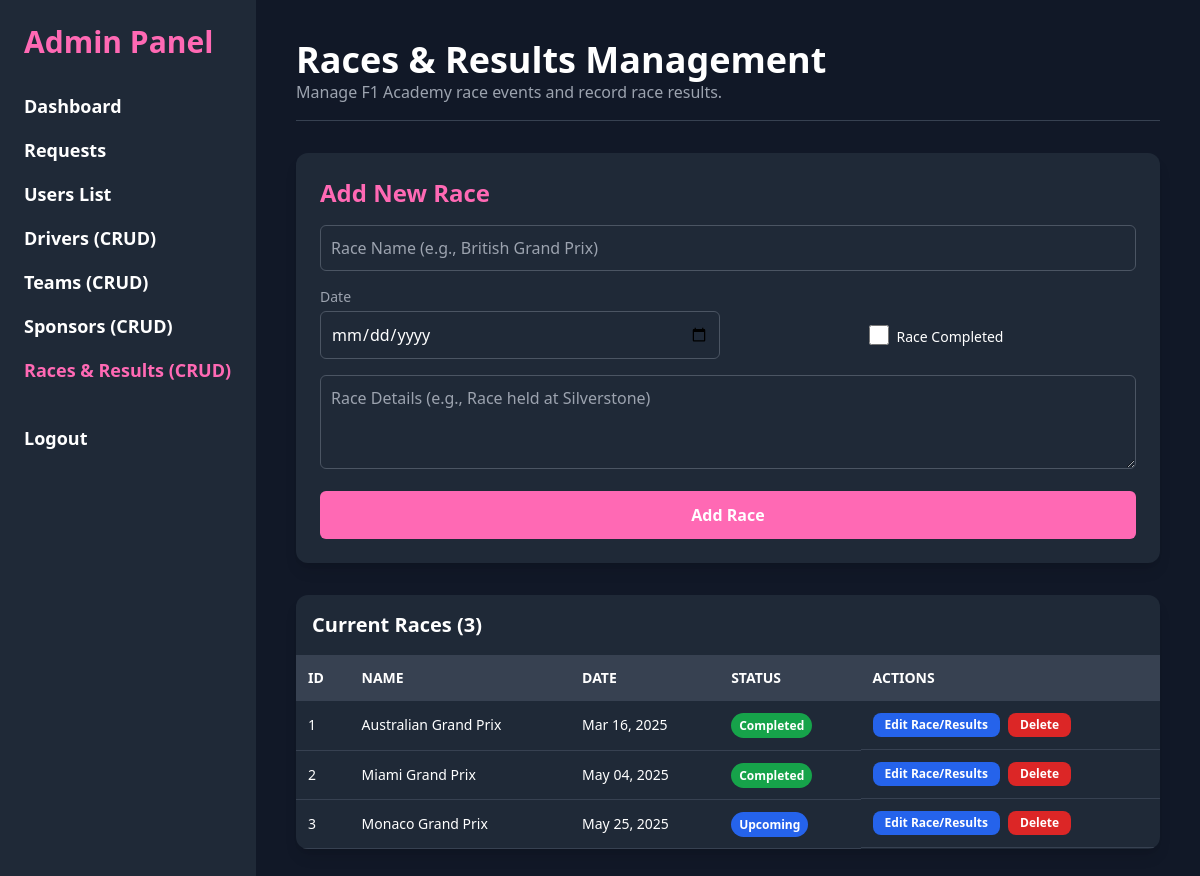
Page /admin_races.php (signed in) on the earlier database version.
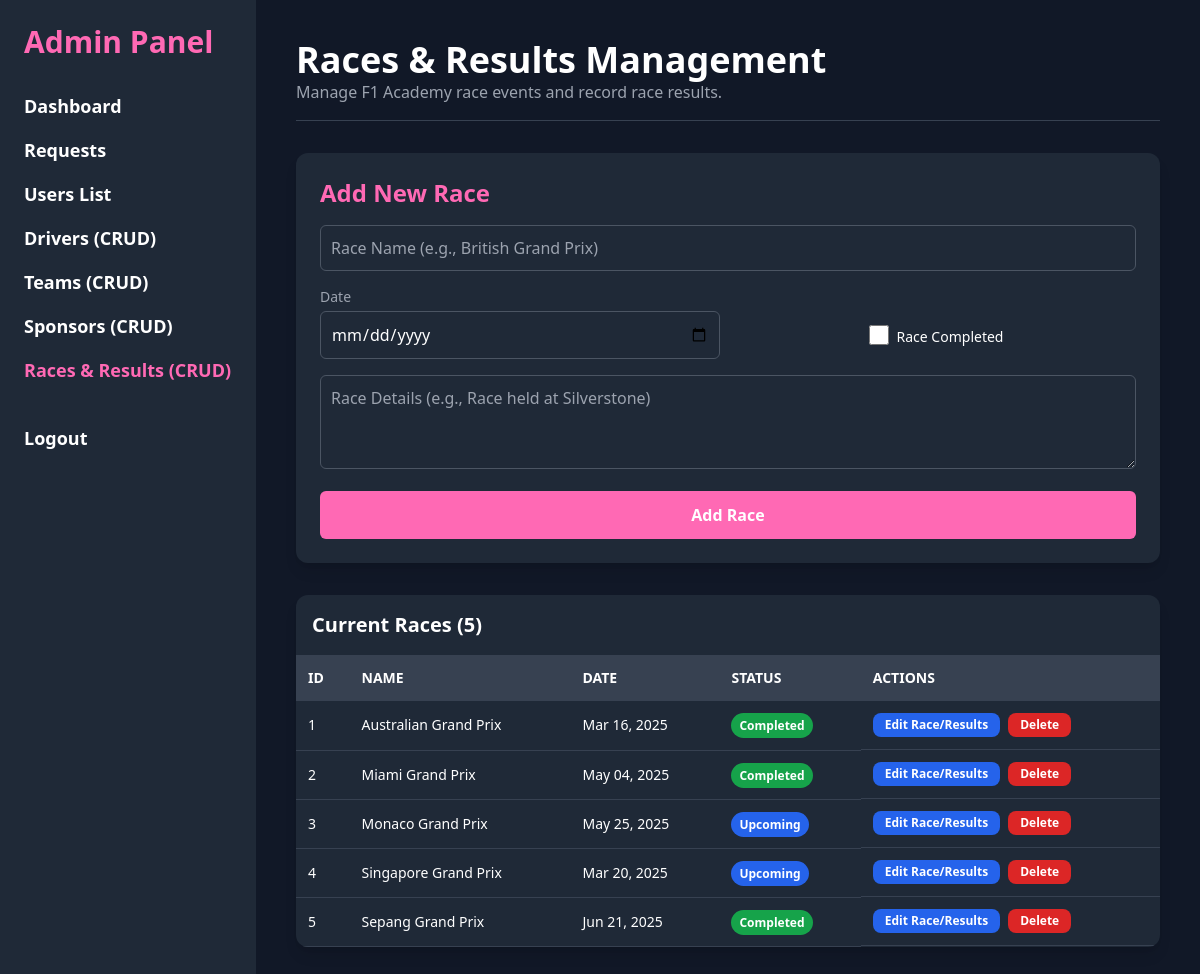
Same page on the later database version.
### tables this page shows
CREATE TABLE `races` (
  `id` int(11) NOT NULL,
  `name` varchar(100) NOT NULL,
  `date` date NOT NULL,
  `details` text DEFAULT NULL,
  `round_number` int(11) NOT NULL,
  `is_completed` tinyint(1) NOT NULL DEFAULT 0
);

### conn.php (called while the page is built, shortened)
<?php
function get_all_races($conn) {
    $query = "SELECT * FROM races ORDER BY round_number ASC";
    $result = $conn->query($query);
    $data = [];
    while ($row = $result->fetch_assoc()) {
        $data[] = $row;
    }
    return $data;
}
?>

### admin_races.php (the view, shortened to what the changed rows need)
<?php
include("conn.php");
$races = get_all_races($conn);
?>
<!DOCTYPE html>
<html lang="en">
<head>
    <script src="https://cdn.tailwindcss.com"></script>
</head>
<body class="bg-gray-900 text-white font-sans flex">
    <aside class="w-64 bg-gray-800 h-screen fixed p-6">
        <h1 class="text-3xl font-extrabold mb-8 text-hotpink">Admin Panel</h1>
    </aside>
    <div class="flex-1 ml-64 p-10">
        <header class="mb-8 border-b border-gray-700 pb-4">
            <h2 class="text-4xl font-bold">Races & Results Management</h2>
        </header>
        <div class="bg-gray-800 rounded-xl overflow-x-auto shadow-lg">
            <h3 class="text-xl font-semibold p-4 border-b border-gray-700">Current Races (<?php echo count($races); ?>)</h3>
            <table class="min-w-full table-auto text-left">
                <thead>
                    <tr class="bg-gray-700 text-sm uppercase">
                        <th class="p-3">ID</th>
                        <th class="p-3">Name</th>
                        <th class="p-3">Date</th>
                        <th class="p-3">Status</th>
                        <th class="p-3">Actions</th>
                    </tr>
                </thead>
                <tbody>
                    <?php if (!empty($races)): ?>
                        <?php foreach ($races as $race): ?>
                            <tr class="hover:bg-gray-700 text-sm">
                                <td><?php echo htmlspecialchars($race['id']); ?></td>
                                <td><?php echo htmlspecialchars($race['name']); ?></td>
                                <td><?php echo date('M d, Y', strtotime($race['date'])); ?></td>
                                <td><span class="px-2 py-1 rounded-full text-xs font-semibold <?php echo $race['is_completed'] ? 'bg-green-600' : 'bg-blue-600'; ?>"><?php echo $race['is_completed'] ? 'Completed' : 'Upcoming'; ?></span></td>
                                <td class="whitespace-nowrap flex space-x-2">
                                    <a href="admin_races.php?edit_id=<?php echo $race['id']; ?>" class="text-xs bg-blue-600 hover:bg-blue-700 text-white py-1 px-3 rounded-lg font-bold transition duration-200">
                                        Edit Race/Results
                                    </a>
                                    <form method="POST" class="inline-block" onsubmit="return confirm('Are you sure you want to delete race: <?php echo $race['name']; ?>? This will delete all results!');">
                                        <button type="submit" name="delete_race" class="text-xs bg-red-600 hover:bg-red-700 text-white py-1 px-3 rounded-lg font-bold transition duration-200">
                                            Delete
                                        </button>
                                    </form>
                                </td>
                            </tr>
                        <?php endforeach; ?>
                    <?php else: ?>
                        <tr><td colspan="5" class="text-center py-4 text-gray-400">No races found.</td></tr>
                    <?php endif; ?>
                </tbody>
            </table>
        </div>
    </div>
</body>
</html>

Differences in the rows shown:
added races: id "4", name "Singapore Grand Prix", date "Mar 20, 2025", is_completed "Upcoming"
added races: id "5", name "Sepang Grand Prix", date "Jun 21, 2025", is_completed "Completed"
Other differences:
count($races): "3" → "5"
